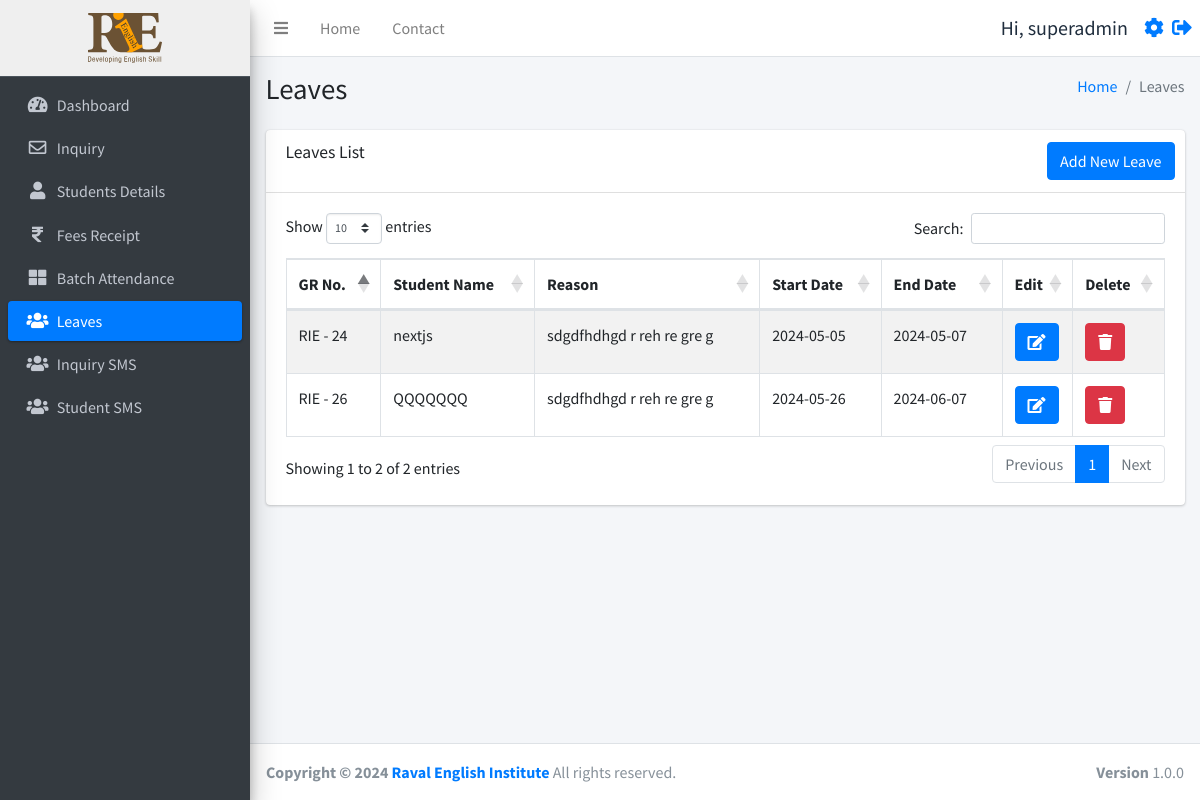
Page /leaves.php (signed in) on the earlier database version.
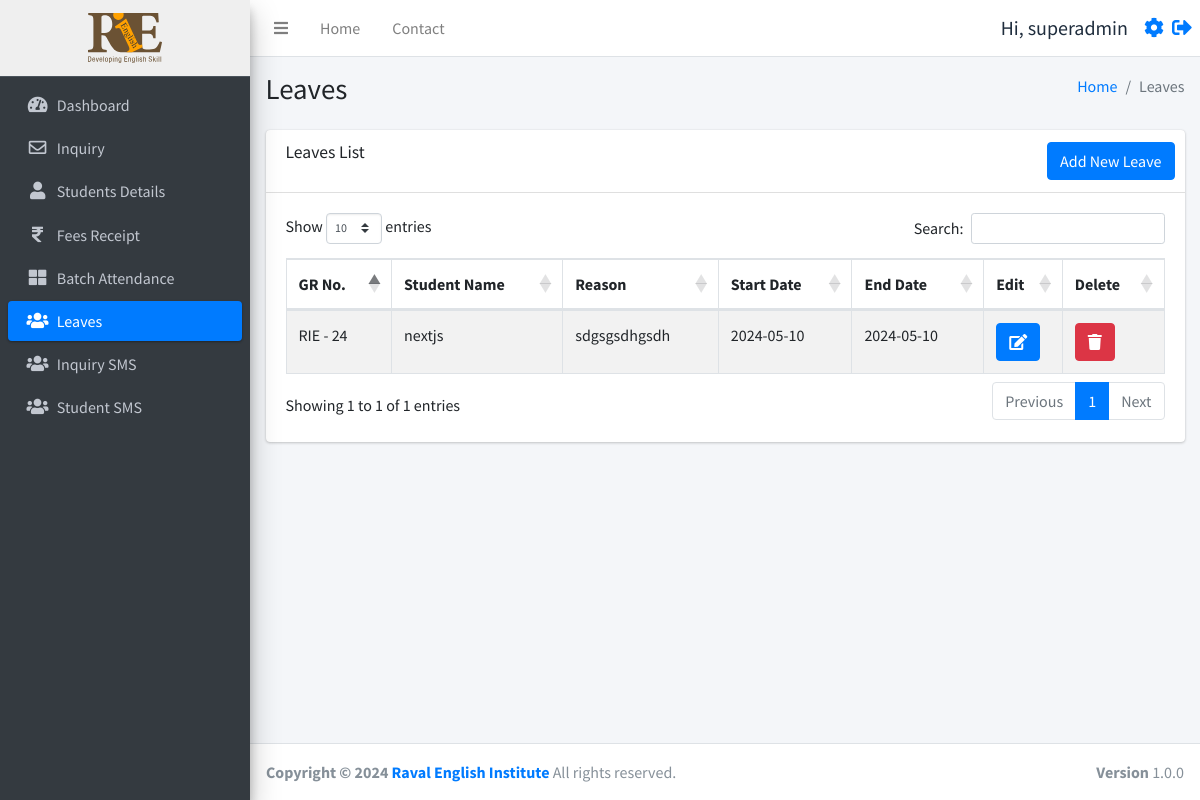
Same page on the later database version.
### tables this page shows
CREATE TABLE `leaves` (
  `id` int(11) NOT NULL,
  `student_id` int(11) NOT NULL,
  `reason` varchar(255) NOT NULL,
  `start_date` date NOT NULL,
  `end_date` date NOT NULL,
  `created_at` datetime NOT NULL DEFAULT current_timestamp()
);

CREATE TABLE `studentinfo` (
  `id` int(11) NOT NULL,
  `name` varchar(255) DEFAULT NULL,
  `batch` int(11) DEFAULT NULL,
  `batch_name` varchar(255) DEFAULT NULL,
  `father_name` varchar(255) DEFAULT NULL,
  `mother_name` varchar(255) DEFAULT NULL,
  `dob` date DEFAULT NULL,
  `gender` varchar(50) DEFAULT NULL,
  `mobile_number` varchar(15) DEFAULT NULL,
  `fee_status` int(10) DEFAULT NULL,
  `profession` varchar(100) DEFAULT NULL,
  `address` varchar(255) DEFAULT NULL,
  `admission_time` date DEFAULT NULL,
  `created_at` datetime NOT NULL DEFAULT current_timestamp(),
  `pending_fees` int(10) DEFAULT 0,
  `discount` int(10) NOT NULL,
  `total_fees` int(11) NOT NULL
);

### function.php (called while the page is built, shortened)
<?php
require_once('db.php');
function selectFromTable($tableName, $columns, $whereConditions) {
    global $db;
    try {
        $sql = "SELECT " . implode(', ', $columns) . " FROM $tableName";
        if (!empty($whereConditions)) {
            $sql .= " WHERE " . implode(' AND ', array_map(function ($col) {
                return "$col = :$col";
            }, array_keys($whereConditions)));
        }
        $stmt = $db->prepare($sql);
        foreach ($whereConditions as $col => $value) {
            $stmt->bindValue(":$col", $value);
        }
        $stmt->execute();
        return $stmt->fetchAll(PDO::FETCH_ASSOC);
    } catch (PDOException $e) {
        return false;
    }
}
?>

### leaves.php (the view, shortened to what the changed rows need)
<!DOCTYPE html>
<html lang="en">
<head>
</head>
<body>
<?php
include('./header.php');
require_once('function.php');
$isSuperAdmin = isset($_SESSION['user_status']) && $_SESSION['user_status'] === 'super_admin';
$isAdmin = isset($_SESSION['user_status']) && $_SESSION['user_status'] === 'admin';
$leavesData = selectFromTable('leaves', ['id', 'student_id', 'reason', 'start_date', 'end_date', 'created_at'], []);
?>
<div class="content-wrapper">
    <div class="content-header">
      <div class="container-fluid">
        <div class="row mb-2">
          <div class="col-sm-6">
            <h1 class="m-0">Leaves</h1>
          </div>
        </div>
      </div>
    </div>
    <section class="content">
        <div class="container-fluid">
          <div class="row">
            <div class="col-12">
              <div class="card">
                <div class="card-body">
                  <div class="table-responsive">
                    <table id="example1" class="table table-bordered table-striped">
                      <thead>
                        <tr>
                          <th>GR No.</th>
                          <th>Student Name</th>
                          <th>Reason</th>
                          <th>Start Date</th>
                          <th>End Date</th>
                          <?php if ($isSuperAdmin || $isAdmin): ?>
                          <th>Edit</th>
                          <?php endif; ?>
                          <?php if ($isSuperAdmin): ?>
                          <th>Delete</th>
                          <?php endif; ?>
                        </tr>
                      </thead>
                      <tbody>
                        <?php foreach ($leavesData as $leave): ?>
                        <tr>
                          <td>RIE - <?php echo htmlspecialchars($leave['student_id']); ?></td>
                          <td><?php
                              $student = selectFromTable('studentinfo', ['name'], ['id' => $leave['student_id']]);
                              echo htmlspecialchars($student[0]['name']);
                          ?></td>
                          <td><?php echo htmlspecialchars($leave['reason']); ?></td>
                          <td><?php echo htmlspecialchars($leave['start_date']); ?></td>
                          <td><?php echo htmlspecialchars($leave['end_date']); ?></td>
                          <?php if ($isSuperAdmin || $isAdmin): ?>
                          <td><a href="#" class="btn btn-primary btn-edit" data-id="<?php echo $leave['id']; ?>"><i class='fas fa-edit'></i></a></td>
                          <?php endif; ?>
                          <?php if ($isSuperAdmin): ?>
                          <td><a href="#" class="btn btn-danger btn-delete" data-id="<?php echo $leave['id']; ?>"><i class='fas fa-trash'></i></a></td>
                          <?php endif; ?>
                        </tr>
                        <?php endforeach; ?>
                      </tbody>
                    </table>
                  </div>
                </div>
              </div>
            </div>
          </div>
        </div>
    </section>
</div>
<?php include('./footer.php'); ?>
</body>
</html>

### header.php (shortened to what the changed rows need)
<?php
require_once 'db.php';
require_once('function.php');
?>
<!DOCTYPE html>
<html lang="en">
<head>
  <link rel="stylesheet" href="./plugins/fontawesome-free/css/all.min.css">
  <link rel="stylesheet" href="https://code.ionicframework.com/ionicons/2.0.1/css/ionicons.min.css">
  <link rel="stylesheet" href="./plugins/icheck-bootstrap/icheck-bootstrap.min.css">
  <link rel="stylesheet" href="https://cdn.datatables.net/1.10.19/css/dataTables.bootstrap4.min.css">
  <link rel="stylesheet" href="./asset/css/adminlte.min.css">
</head>
<body class="hold-transition sidebar-mini layout-fixed">
<div class="wrapper">
  <aside class="main-sidebar sidebar-dark-primary elevation-4">
    <a href="./dashboard.php" class="brand-link" style="text-align:center;background:#efefef;">
      <img src="./asset/img/logo.svg" alt="RIE logo Logo" style="height:50px;">
    </a>
  </aside>

Differences in the rows shown:
removed leaves: student "24", student.name "nextjs", reason "sdgdfhdhgd r reh re gre g", start_date "2024-05-05", end_date "2024-05-07"
removed leaves: student "26", student.name "QQQQQQQ", reason "sdgdfhdhgd r reh re gre g", start_date "2024-05-26", end_date "2024-06-07"
added leaves: student "24", student.name "nextjs", reason "sdgsgsdhgsdh", start_date "2024-05-10", end_date "2024-05-10"
Other differences:
text written by a page script: "Show entries Search: Showing 1 to 2 of 2 entries Previous 1 Next" → "Show entries Search: Showing 1 to 1 of 1 entries Previous 1 Next"
